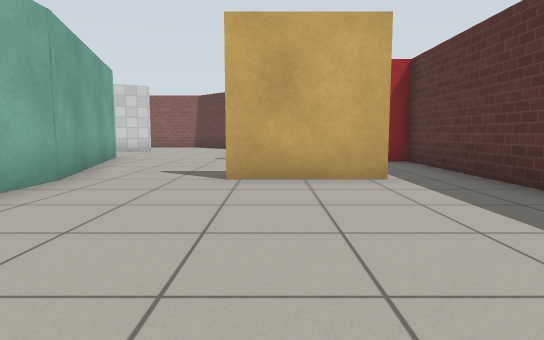
[1] (above)

22 first-person views from a walk through a world built for the Gazebo simulator. The camera is 0.72 m above the floor, tilts 6° down and sees 75° across. The floor is counted in squares, 1 m on a side. Each view is taken from the middle of a square. On the plan, view 1 faces up. The plan holds only what a view shows up to about 11 squares ahead; the rest is blank. Gazebo's built-in surfaces are drawn with simple patterns.

[2]
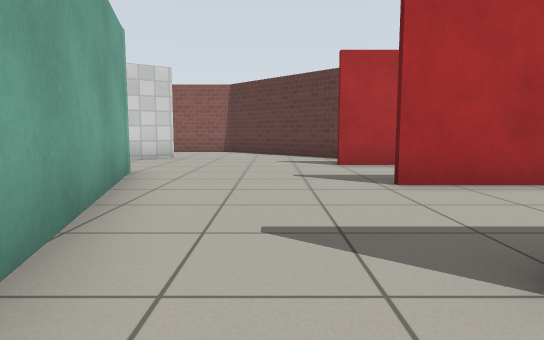

[3]
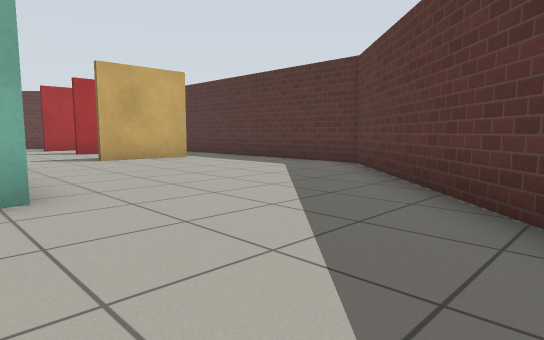

[4]
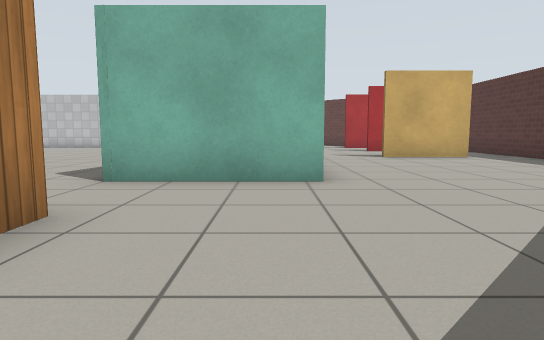

[5]
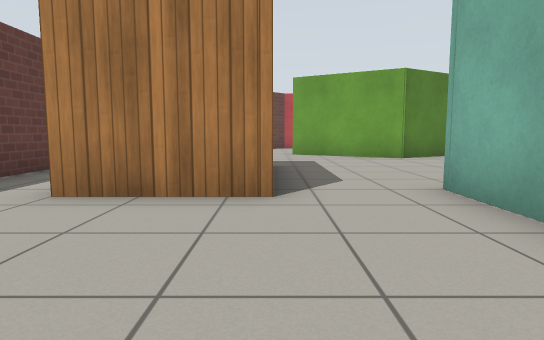

[6]
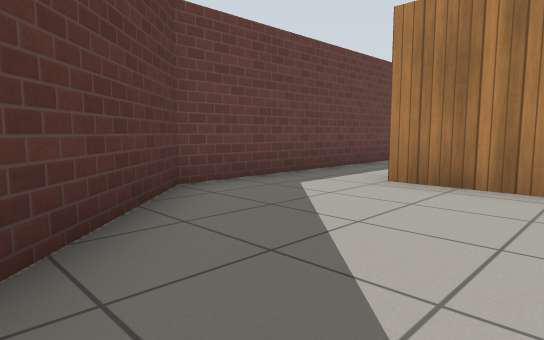

[7]
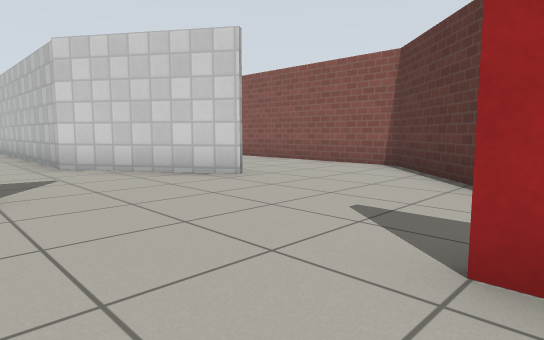

[8]
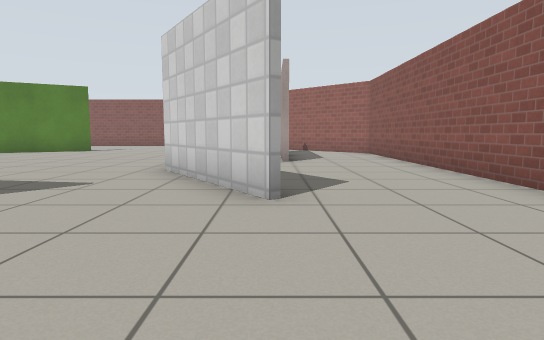

[9]
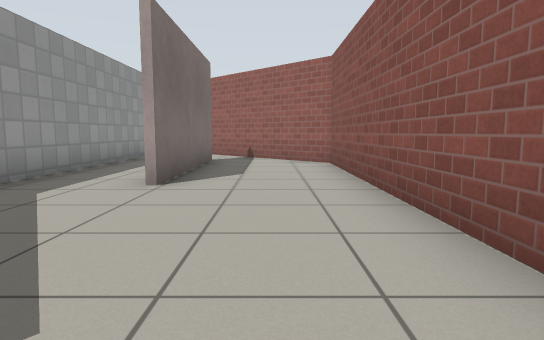

[10]
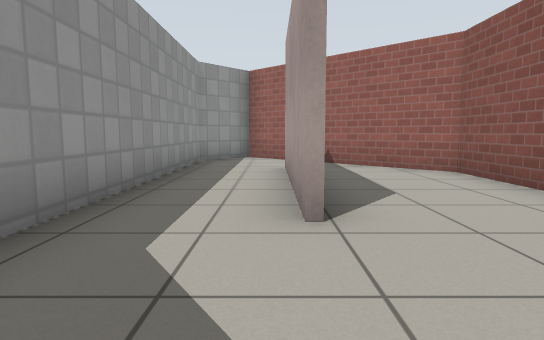

[11]
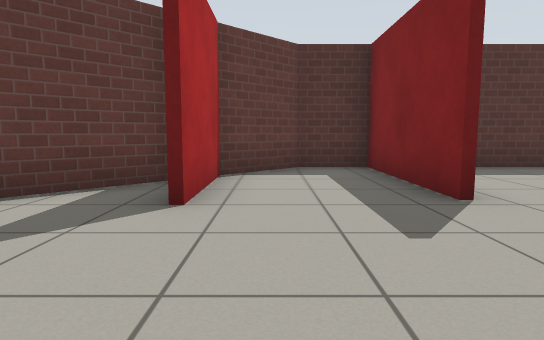

[12]
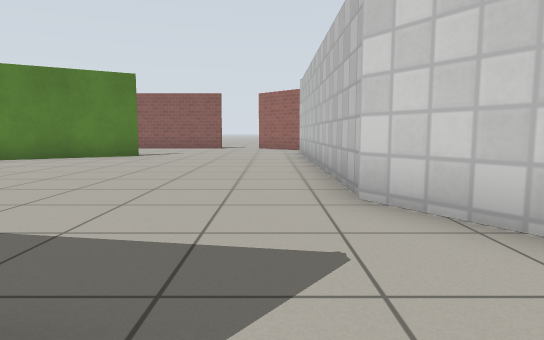

[13]
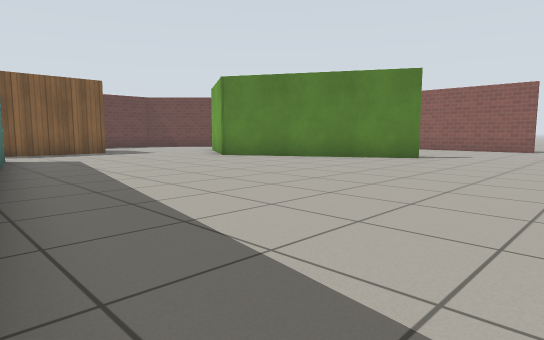

[14]
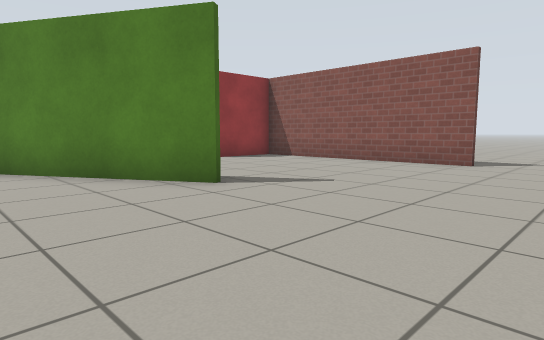

[15]
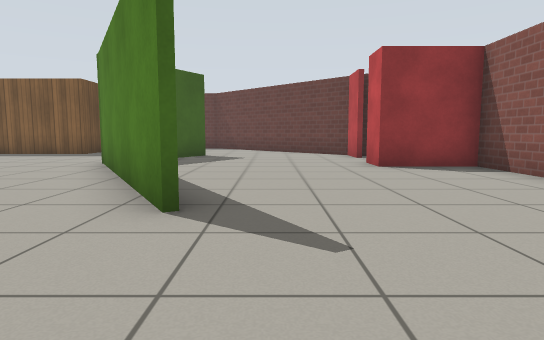

[16]
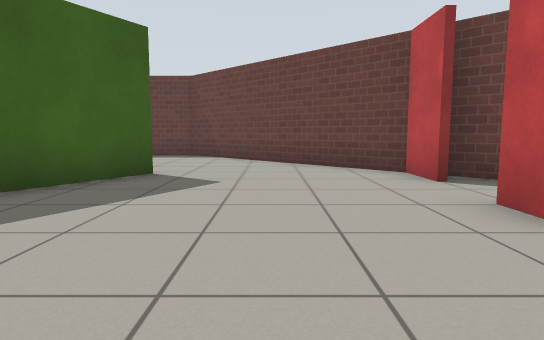

[17]
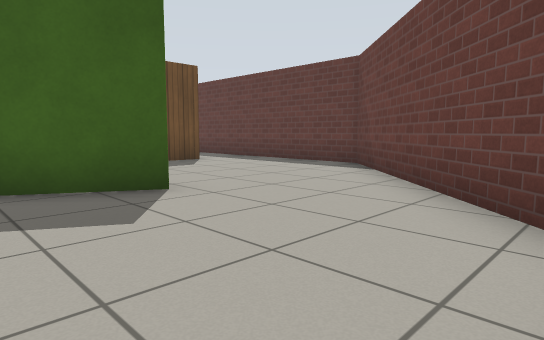

[18]
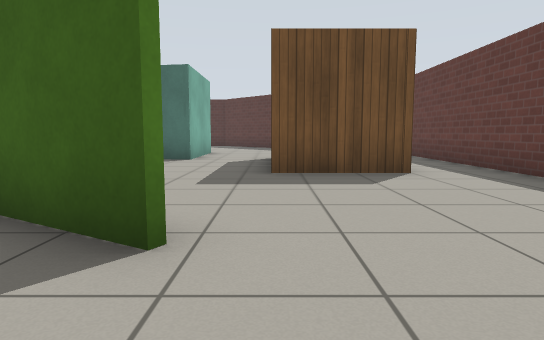

[19]
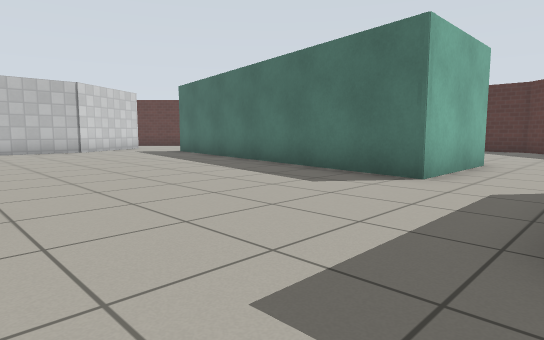

[20]
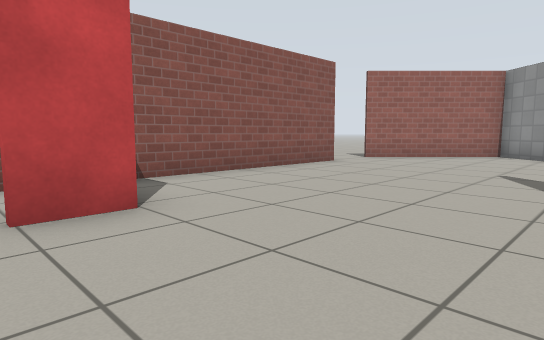

[21]
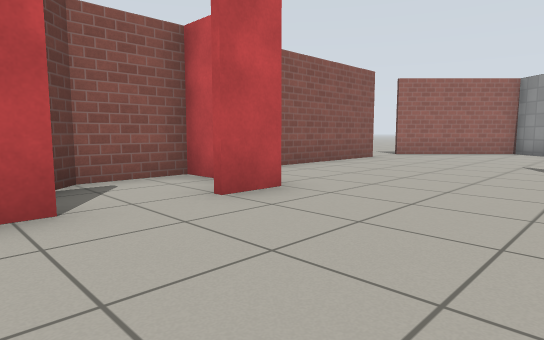

[22]
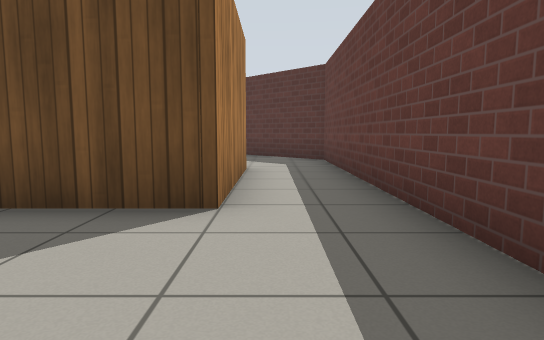

### Floor plan
Points are (right, up) in squares from view 1. A wall is a line through its corners. A room is listed if a view was taken in it or the views show most of it. See-through windows are left out.
Room 1 (views 1, 2, 3, 4, 5, 6)
walls: (-3.1, 0.2) (-5.5, 0.2); (-5.9, -1.9) (-5.9, -4.5); (1.9, 5.5) (-0.8, 5.5); (-5.5, -6.4) (-3.5, -6.4) (3.4, 0.5) (3.4, 6)
ways out: opening at (-1.5, 5.5) to room 2; gap at (2, 6) to room 2; opening at (-6, -5) to room 4; opening at (-6, -1) to room 4
Room 2 (views 7, 8, 11, 12, 13)
walls: (-0.4, 9) (3.5, 9); (-4.6, 10.3) (-3.2, 5.3); (1.3, 12.5) (-2.1, 16); (-3.2, 5.5) (-3.2, 4.1); (-4.7, 14) (-7.9, 11.9); (3.5, 8.8) (-0.4, 8.8); (3.4, 6) (3.4, 10.5) (2, 11.9) (-0.6, 11.9)
ways out: opening at (-1.5, 5.5) to room 1; gap at (2, 6) to room 1; opening at (-3.7, 15) to room 3; opening at (-6, 11) to room 4
Room 3 (views 9, 10)
walls: (-14.4, 14.4) (-9.8, 14.4); (-2.1, 16) (-3.5, 17.4) (-13.5, 17.4) (-16.1, 14.8)
ways out: opening at (-3.7, 15) to room 2; opening at (-15, 14) to room 5; opening at (-9, 13) to room 5
Room 4 (views 14, 15, 16, 17, 18, 19, 20, 21, 22)
walls: (-15, 6.9) (-12, 1.7) (-13.2, -0.3); (-13.9, -1.3) (-12.7, 0.8); (-7.9, -2) (-6.8, -2); (-5.5, 0.2) (-6.5, 0.2) (-5.3, 7.2); (-18.4, -0.1) (-18.4, -1.4) (-13.5, -6.4) (-5.5, -6.4); (-20.5, 2.5) (-18.3, 2.5) (-18.3, 1.4); (-7.9, 11.9) (-15.1, 11.9); (-16.4, 12.2) (-17.7, 13.2) (-20.5, 10.4); (-20.4, 8.8) (-20.4, 0.5) (-18.7, -1.1); (-5.9, -4.5) (-9.7, -4.5) (-9.7, -2)
ways out: opening at (-6, -5) to room 1; opening at (-6, -1) to room 1; opening at (-6, 11) to room 2; opening at (-20.5, 9.5)
Room 5 (no view inside)
walls: (-9.8, 14.3) (-14.4, 14.3); (-16.1, 14.8) (-17.7, 13.2); (-17.6, 13.4) (-16.1, 12.1) (-9.2, 12.1)
ways out: opening at (-15, 14) to room 3; opening at (-9, 13) to room 3

Positions as (right, up) in squares from view 1, and headings:
1: (0, 0), facing up
2: (-2, 4), facing up
3: (-4, -4), facing up-right
4: (-4, -5), facing up
5: (-2, -2), facing left
6: (-1, -2), facing down-left
7: (0, 10), facing up-left
8: (-1, 14), facing left
9: (-5, 16), facing left
10: (-7, 14), facing left
11: (-4, 11), facing right
12: (-4, 11), facing left
13: (-5, 11), facing down-left
14: (-12, 11), facing down-left
15: (-16, 10), facing down
16: (-16, 5), facing down
17: (-18, 1), facing down-right
18: (-16, -2), facing right
19: (-12, -2), facing up-right
20: (-15, 1), facing up-left
21: (-15, -1), facing up-left
22: (-13, -5), facing right
